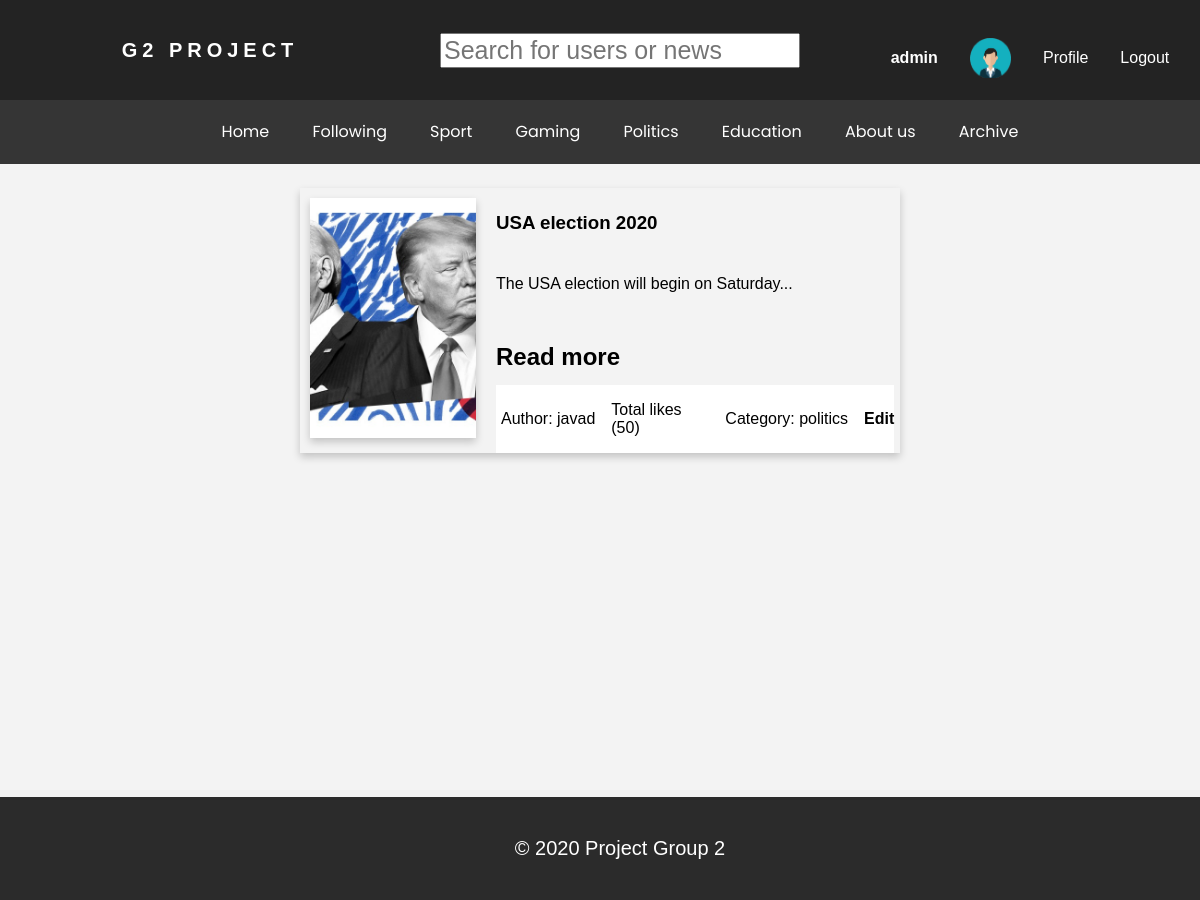
Screenshot of /politic.php (signed in) with the database file from the repository.
### tables this page shows
CREATE TABLE Users (id INTEGER PRIMARY KEY AUTOINCREMENT, username varchar (30) UNIQUE NOT NULL, password varchar (30) NOT NULL, admin bool DEFAULT (0), email varchar (30) UNIQUE NOT NULL, picture varchar (30));

CREATE TABLE News (newsId INTEGER PRIMARY KEY AUTOINCREMENT NOT NULL, title VARCHAR, image VARCHAR, content VARCHAR, category VARCHAR REFERENCES Categorys (category), userId INTEGER REFERENCES Users (id), postDate DATE NOT NULL, rating INTEGER DEFAULT (0));

### inc/connection.php (called while the page is built, shortened)
<?php
	$db1 = new SQLite3('db/databas.db');
	$db1->busyTimeout(5000);
    $db1->exec('PRAGMA journal_mode = wal;');
	$username="";
	if(isset($_SESSION['username']))
	{
		$username=$_SESSION['username'];
	}
	$loggedInId=$db1->querySingle("select id from Users where username='$username'");
?>

### politic.php (the view, shortened to what this page needs)
<?php
	include("inc/header.php");
?>
	<div id="content">
		<?php
			$query="SELECT * FROM News WHERE category='politics'";
			$statement=$db->prepare($query);
			$statement->execute();
			while($result=$statement->fetch())
			{ ?>
				<?php $post_username = $db1->querySingle("select username from Users where id='{$result['userId']}'");?>
				<div class="totalNews">
					<?php $isAdmin = $db1->querySingle("select admin from Users where username='{$username}'"); ?>
					<div class="newsImages">
						<div class='images1'><img src="<?=$result['image']?>"/></div>
					</div>
					<div class="newsContents">
						<div><h3><?=$result['title']?></h3></div>
						<div><p><?= substr_replace($result['content'], "...", 100) ?></p></div>
						<div><a style="color:black" href="news.php?q=<?php echo $result['newsId'];?>"><h2>Read more</h2></a></div>
						<div class="author">
							<div><p>Author: <?php echo $post_username; ?></p></div>
							<div><p>Total likes (<?= $result['rating'] ?>)</p></div>
							<div><p>Category: <?php echo $result['category']; ?></p></div>
							<?php if($isAdmin=='1') {?>
								<div><a href="edit_post.php?id=<?php echo $result['newsId'] ?>" style="color:black;"><h4>Edit</h4></a></div>
							<?php } ?>
						</div>
					</div>
				</div>
		<?php } ?>
	</div>
<?php
	include("inc/footer.php");
?>

### inc/header.php (shortened to what this page needs)
<?php
	include("connection.php");
?>
<!doctype html5>
<html lang="en">
	<head>
		<link rel="stylesheet" href="https://cdnjs.cloudflare.com/ajax/libs/font-awesome/4.7.0/css/font-awesome.min.css">
		<link rel="stylesheet" href="style/header.css">
		<link rel="stylesheet" href="style/style.css">
		<link rel="stylesheet" href="style/news.css">
		<link rel="stylesheet" href="style/home.css">
		<link rel="stylesheet" href="style/profile.css">
	</head>
	<body onload="onLoadPage()">
		<div id="header">
			<div id="logo">
				<h4><a href="home.php">G2 Project</a></h4>
			</div>
			<div id="search">
				<input class="searchbox" type="text" onClick="searchSuggestion()" placeholder="Search for users or news" name="search2" id="search2">
			</div>
			<div id="userInfo">
				<div class="userDesktop">
					<?php
						if(isset($_SESSION['username']))
						{
							$activeUser=$_SESSION['username'];
							$query = "select * from users where username='$activeUser'";
							$stmt = $db->prepare($query);
							$stmt->execute();
							while($result=$stmt->fetch())
							{
								echo"
								<div class='userLoggedin'>
									<div>
										<h4>{$result['username']}</h4>
									</div>
									<div class='profilepic'>
										<img src='{$result['picture']}' alt='profilepic'/>
									</div>
									<div>
										<a href='profile.php?userId=$loggedInId'>Profile</a>
									</div>
									<div>
										<a href='.\logout.php'>Logout</a>
									</div>
								</div>
								";
							}
						}
					?>
				</div>
			</div>
		</div>
		<nav class="navLinksVerticalMobile">
			<ul class="nav-links">
				<li><a href="home.php">Home</a></li>
				<li><a href="following.php">Following</a></li>
				<li><a href="sport.php">Sport</a></li>
				<li><a href="gaming.php">Gaming</a></li>
				<li><a href="politic.php">Politics</a></li>
				<li><a href="education.php">Education</a></li>
				<li><a href="aboutus.php">About us</a></li>
				<li><a href="archive.php">Archive</a></li>
			</ul>
		</nav>

### style/header.css (style rules this page uses)
html { background:#f3f3f3; font-family:arial; overflow-x:hidden; }
body { position:relative; min-height: 100vh; margin:0; padding:0; padding-bottom:100px; }
#header { display:grid; min-height:100px; grid-auto-flow: column; grid-template-columns: 35% 30% 35%; color:white; background-color:232323; grid-gap:20px; }
#logo { display:grid; justify-content: center; align-content: center; color:white; text-transform:uppercase; letter-spacing: 5px; font-size:20px; }
#userInfo { display:grid; justify-content:center; align-content: center; grid-auto-flow: column; }
.userDesktop { margin-top:1rem; display:grid; grid-template-columns: 100%; align-content: center; }
.userLoggedin { display:grid; grid-template-columns: auto auto auto auto; align-items: center; grid-gap:2rem; justify-content: start; }
.profilepic { height:40px; }
.profilepic >img { max-width:100%; max-height:100%; display:block; }
#search { display:grid; position:relative; align-content: center; grid-auto-flow: column; }
.searchbox { width:100%; font-size:25px; }
nav { display:flex; height:1rem; justify-content:space-around; align-items:center; min-height:8vh; background-color:#353535; font-family:'Poppins', sans-serif; }
.nav-links { display:flex; justify-content:space-around; align-items:center; width:50%; }
.nav-links li { list-style: none; }
.nav-links li a { display:grid; align-items: center; text-decoration:none; color:white; padding-left:10px; padding-right:10px; line-height:8vh; min-height:8vh; display:block; }
a { text-decoration:none; color:white; }
.navLinksVerticalMobile { position:relative; }
@media screen and (max-width:1500px) { body { overflow-x:hidden; } }
@media screen and (max-width:1500px) { .nav-links { width:70%; } }

### style/news.css (style rules this page uses)
#content { margin:0 auto; width:50%; display:grid; grid-template-columns:100%; justify-content:center; grid-gap:2rem; grid-auto-rows:minmax(100px,auto); margin-top:2%; margin-bottom: 2%; }
#content >div { transition: 0.3s; }

### style/home.css (style rules this page uses)
#content { margin:0 auto; height:auto; margin-top:2%; margin-bottom: 2%; }
.totalNews { display:grid; grid-template-columns: 31% 69%; box-shadow: 0 4px 8px 0 rgba(0,0,0,0.2); }
.newsImages { grid-template-columns: 100%; padding:10px; }
.images1>img { max-height:100%; max-width:100%; display:block; box-shadow: 0 4px 8px 0 rgba(0,0,0,0.2); width: 371px; height: 240px; object-fit: cover; }
.newsContents { display:grid; grid-template-rows: 20% 30% 30% 20%; align-items: center; padding:10px; width:100%; word-wrap: break-word; }
.author { display:grid; grid-template-columns:auto auto auto auto; grid-auto-flow: column; justify-content: start; align-items: center; grid-gap:1rem; background:white; Padding-left:5px; width:95%; }

### rows the page displays
users: username "admin", picture (picture)
news: image (picture), title "USA election 2020", content "The USA election will begin on Saturday...", userId.username "javad", rating "50", category "politics"
